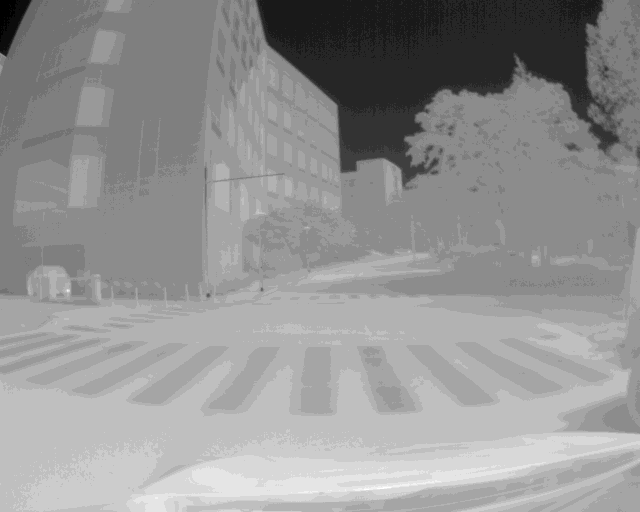
#> input picture sample.png, 640 x 512 px
$ python thermal_embedding_np.py sample.png
#> lines starting #> are read from the running program, lines starting #| are printed output that depends on the picture
#> further down, raw is the input picture: shape (512, 640) uint16; min 56, max 5331, mean 3082.9
import math
import numpy as np
import cv2
import argparse


def convert_temp_numpy(raw: np.ndarray) -> np.ndarray:
    """
    Convert raw PNG sensor values to Celsius.

    Args:
        raw: ndarray of shape (H, W)
    Returns:
        ndarray of same shape, float32 Celsius
    """
    B = 1428.0
    F = 1.0
    O = 118.126
    R = 377312.0
    T0 = 273.15
    inside = raw.astype(np.float32) - O
    inside = np.clip(R / (inside + 1e-8) + F, 1e-8, None)
    return B / np.log(inside) - T0
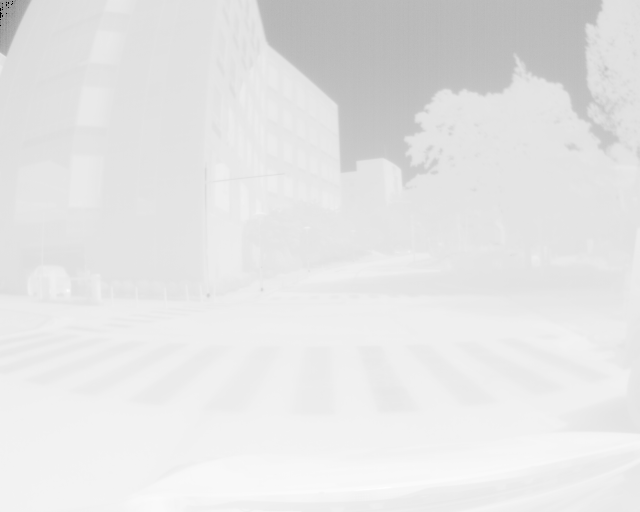
#> returned value: shape (512, 640) float32; min -350.7, max 59.28, mean 18.1; drawn with min black and max white


def convert_flir_numpy(raw: np.ndarray, kelvin: bool = False) -> np.ndarray:
    """
    Convert raw FLIR TIFF values to Celsius (or Kelvin).

    Args:
        raw: ndarray of shape (H, W)
        kelvin: if True, return Kelvin
    Returns:
        ndarray of same shape
    """
    kelv = raw.astype(np.float32) * 0.04
    return kelv if kelvin else (kelv - 273.15)


class ThermalMultiChannelEmbeddingNp:
    """
    Numpy-based multi-channel thermal embedding.
    Converts a single-channel thermal image to C-channel sinusoidal embeddings.

    Args:
        num_output_channels: number of remapped channels
        img_type: 'png' or 'tiff'
    """
    def __init__(self,
                 num_output_channels: int,
                 img_type: str = 'png'):
        self.C_out = num_output_channels
        self.img_type = img_type.lower()

    def embed(self,
              raw: np.ndarray,
              D_values: np.ndarray = None) -> np.ndarray:
        """
        raw: ndarray (H, W) or (H, W, 1)
        D_values: Optional 1D array of length C_out. If None, random in [3,30).
        Returns: ndarray (C_out, H, W) with values in [0,1]
        """
        # Ensure raw is 2D
        if raw.ndim == 3 and raw.shape[2] == 1:
            raw = raw[:, :, 0]
        elif raw.ndim != 2:
            raise ValueError(f"Unsupported raw shape {raw.shape}")

        # Convert to temperature
        if self.img_type == 'png':
            temps = convert_temp_numpy(raw)
        elif self.img_type == 'tiff':
            temps = convert_flir_numpy(raw)
        else:
            raise ValueError(f"Unsupported img_type {self.img_type}")

        H, W = temps.shape
#> H = 512; W = 640
        # Determine D values
        if D_values is None:
            D = np.random.uniform(3, 30, size=self.C_out).astype(np.float32)
        else:
            D = np.array(D_values, dtype=np.float32).reshape(-1)
            if D.shape[0] != self.C_out:
                raise ValueError(f"D_values length {D.shape[0]} != num_output_channels {self.C_out}")

        # Remap: divide and sinusoidal transform
        remap = temps[:, :, None] / (D[None, None, :] + 1e-8)   # (H, W, C_out)
        remap = np.sin(remap * (2 * math.pi / 6))              # [-1,1]
        remap = remap * 0.5 + 0.5                              # [0,1]
        remap = np.clip(remap, 0.0, 1.0)

        # Return as (C_out, H, W)
        return remap.transpose(2, 0, 1)


if __name__ == '__main__':
    parser = argparse.ArgumentParser(
        description='Demo: Numpy-based thermal embedding with tiled OpenCV visualization'
    )
    parser.add_argument('img_path', type=str, help='Path to raw thermal image')
    parser.add_argument('--num_channels', type=int, default=10,
                        help='Number of remapped channels')
    parser.add_argument('--img_type', type=str, choices=['png','tiff'], default='png',
                        help='Input image type')
    parser.add_argument('--d_values', type=float, nargs='+',
                        help='Optional list of D values (length=num_channels)')
    parser.add_argument('--seed', type=int, default=None,
                        help='Random seed for D sampling')
    args = parser.parse_args()

    if args.seed is not None:
        np.random.seed(args.seed)

    # Load image
    raw = cv2.imread(args.img_path, cv2.IMREAD_UNCHANGED)
    if raw is None:
        raise FileNotFoundError(f"Cannot load image at {args.img_path}")
    if raw.ndim == 3:
        raw = raw[:, :, 0]

    # Determine D values
    if args.d_values:
        D_values = np.array(args.d_values, dtype=np.float32)
        if D_values.shape[0] != args.num_channels:
            raise ValueError("--d_values length must equal num_channels")
    else:
        D_values = np.random.uniform(3, 30, size=args.num_channels).astype(np.float32)

    # Embed
    embedder = ThermalMultiChannelEmbeddingNp(
        num_output_channels=args.num_channels,
        img_type=args.img_type
    )
    out = embedder.embed(raw, D_values=D_values)

    C, H, W = out.shape
#> C = 10; H = 512; W = 640
    # Create color mosaic for all channels and overlay D
    cols = int(math.ceil(math.sqrt(C)))
#> cols = 4
    rows = int(math.ceil(C / cols))
#> rows = 3
    mosaic = np.zeros((rows * H, cols * W, 3), dtype=np.uint8)
    for idx in range(C):
        i = idx // cols
        j = idx % cols
        # Channel image -> BGR
        channel_gray = (out[idx] * 255).astype(np.uint8)
        channel_bgr = cv2.cvtColor(channel_gray, cv2.COLOR_GRAY2BGR)
        # Overlay D value in blue (BGR)
        text = f"D={D_values[idx]:.1f}"
        cv2.putText(channel_bgr, text, (5, 20), cv2.FONT_HERSHEY_SIMPLEX,
                    0.9, (255, 0, 0), 3, lineType=cv2.LINE_AA)
        # Place in mosaic
        mosaic[i*H:(i+1)*H, j*W:(j+1)*W] = channel_bgr
#> this loop made 10 passes
#> pass 1, `channel_gray = (out[idx] * 255).astype(np.uint8)`:
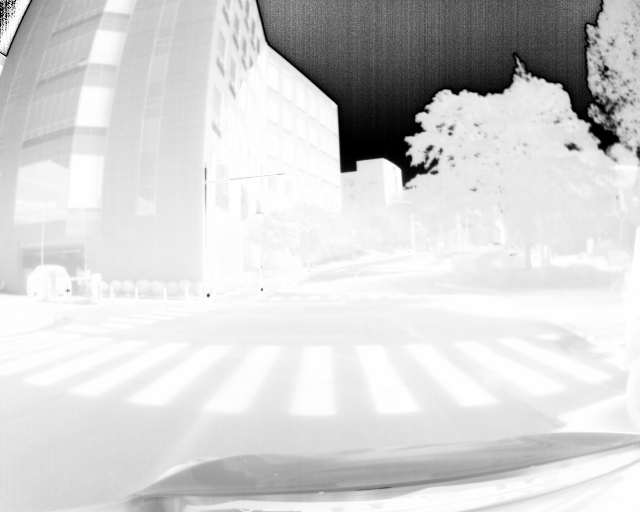
#> channel_gray: shape (512, 640); min 0, max 254, mean 211.7
#> pass 2, `channel_gray = (out[idx] * 255).astype(np.uint8)`:
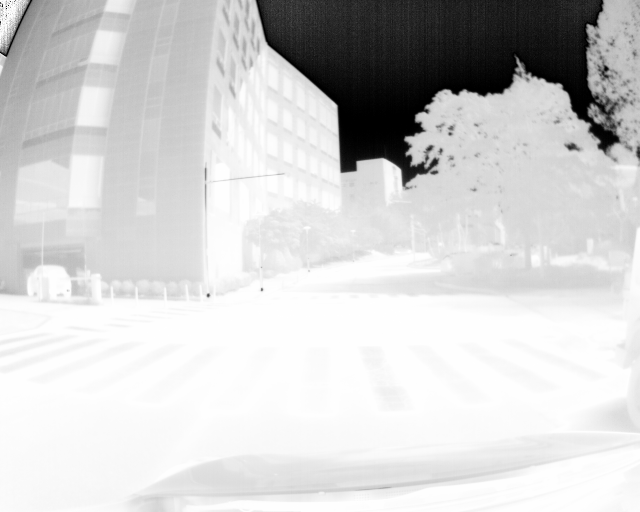
#> channel_gray: shape (512, 640); min 0, max 255, mean 208.5
#> after the loop:
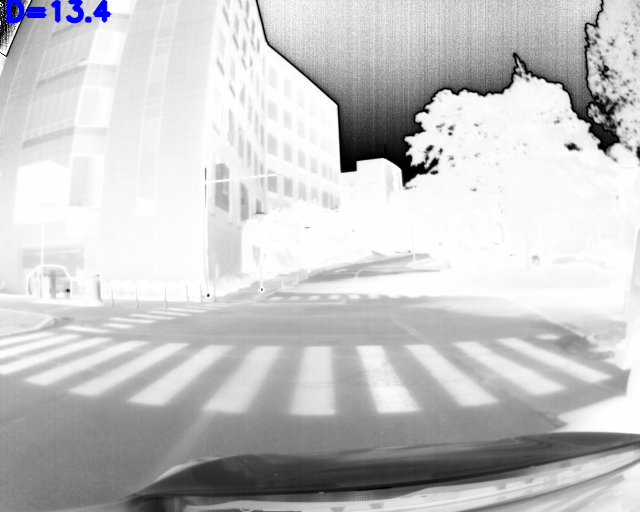
#> channel_bgr: shape (512, 640, 3); mean B, G, R 199.5, 198.6, 198.6
#> after the loop:
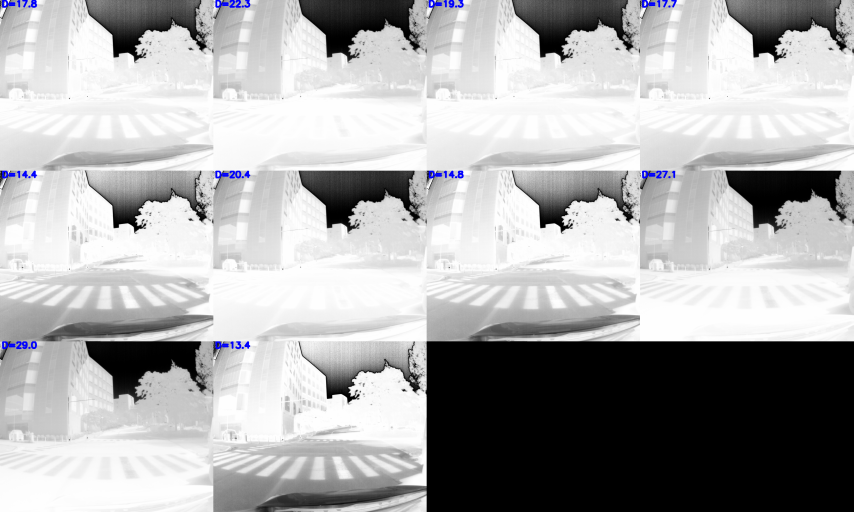
#> mosaic: shape (1536, 2560, 3) (shown at 1/3 size); mean B, G, R 172.2, 171.5, 171.5

    # Show mosaic in one window
    window_name = 'Thermal Channels'
    cv2.namedWindow(window_name, cv2.WINDOW_NORMAL)
    cv2.imshow(window_name, mosaic)
    cv2.waitKey(0)
    cv2.destroyAllWindows()
